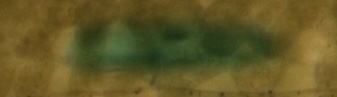
#> input picture src/base.png, 337 x 97 px
$ python histo.py   (Python 2 division)   (older library calls are emulated)
#> lines starting #> are read from the running program, lines starting #| are printed output that depends on the picture
from PIL import Image
import numpy
im = Image.open('base.png')
#> im is the input picture: PIL image 337x97 RGB; mean R, G, B 97.7, 88.1, 37.6
im = im.resize((50, 200))
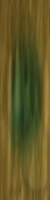
#> im: PIL image 50x200 RGB; mean R, G, B 97.7, 88.1, 37.6

r = numpy.asarray(im.convert( "RGB", (1,0,0,0, 1,0,0,0, 1,0,0,0) ))
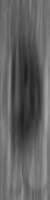
#> r: shape (200, 50, 3); min 30, max 169, mean 97.7
g = numpy.asarray(im.convert( "RGB", (0,1,0,0, 0,1,0,0, 0,1,0,0) ))
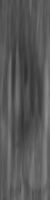
#> g: shape (200, 50, 3); min 49, max 143, mean 88.1
b = numpy.asarray(im.convert( "RGB", (0,0,1,0, 0,0,1,0, 0,0,1,0) ))
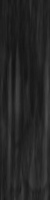
#> b: shape (200, 50, 3); min 19, max 76, mean 37.6
#> (the run stopped early here; a loop or call above may not have finished)

$ run again, with src/2-1.jpg saved as src/base.png
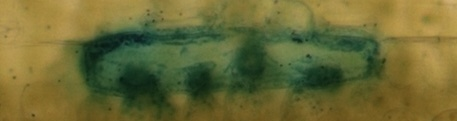
#> input picture src/2-1.jpg, 457 x 121 px
#> im is the input picture: PIL image 457x121 RGB; mean R, G, B 106.8, 105.6, 53.1
#> im: PIL image 50x200 RGB
#> `g = numpy.asarray(im.convert( "RGB", (0,1,0,0, 0,1,0,0, 0,1,0,0) ))`:
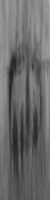
#> g: shape (200, 50, 3); min 31, max 175, mean 105.6
#> `b = numpy.asarray(im.convert( "RGB", (0,0,1,0, 0,0,1,0, 0,0,1,0) ))`:
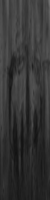
#> b: shape (200, 50, 3); min 18, max 114, mean 53.1
